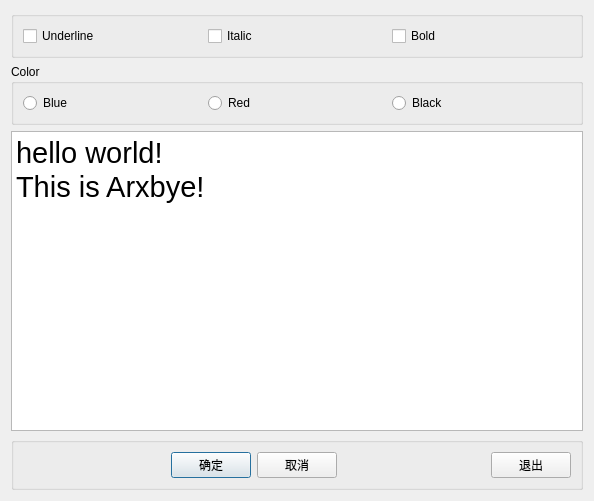
<?xml version="1.0" encoding="UTF-8"?>
<ui version="4.0">
 <class>Dialog</class>
 <widget class="QDialog" name="Dialog">
  <property name="geometry">
   <rect>
    <x>0</x>
    <y>0</y>
    <width>594</width>
    <height>501</height>
   </rect>
  </property>
  <property name="windowTitle">
   <string>Dialog</string>
  </property>
  <layout class="QVBoxLayout" name="verticalLayout">
   <item>
    <widget class="QGroupBox" name="groupBox">
     <property name="title">
      <string/>
     </property>
     <layout class="QHBoxLayout" name="horizontalLayout">
      <item>
       <widget class="QCheckBox" name="checkBoxUnderline">
        <property name="text">
         <string>Underline</string>
        </property>
       </widget>
      </item>
      <item>
       <widget class="QCheckBox" name="Italic">
        <property name="text">
         <string>Italic</string>
        </property>
       </widget>
      </item>
      <item>
       <widget class="QCheckBox" name="checkBox_Bold">
        <property name="text">
         <string>Bold</string>
        </property>
       </widget>
      </item>
     </layout>
    </widget>
   </item>
   <item>
    <widget class="QGroupBox" name="groupBox_2">
     <property name="title">
      <string>Color</string>
     </property>
     <layout class="QHBoxLayout" name="horizontalLayout_2">
      <item>
       <widget class="QRadioButton" name="Blue">
        <property name="text">
         <string>Blue</string>
        </property>
       </widget>
      </item>
      <item>
       <widget class="QRadioButton" name="Red">
        <property name="text">
         <string>Red</string>
        </property>
       </widget>
      </item>
      <item>
       <widget class="QRadioButton" name="Black">
        <property name="text">
         <string>Black</string>
        </property>
       </widget>
      </item>
     </layout>
    </widget>
   </item>
   <item>
    <widget class="QTextEdit" name="textEdit">
     <property name="font">
      <font>
       <pointsize>20</pointsize>
      </font>
     </property>
     <property name="html">
      <string>&lt;!DOCTYPE HTML PUBLIC &quot;-//W3C//DTD HTML 4.0//EN&quot; &quot;http://www.w3.org/TR/REC-html40/strict.dtd&quot;&gt;
&lt;html&gt;&lt;head&gt;&lt;meta name=&quot;qrichtext&quot; content=&quot;1&quot; /&gt;&lt;style type=&quot;text/css&quot;&gt;
p, li { white-space: pre-wrap; }
&lt;/style&gt;&lt;/head&gt;&lt;body style=&quot; font-family:'SimSun'; font-size:20pt; font-weight:400; font-style:normal;&quot;&gt;
&lt;p style=&quot; margin-top:0px; margin-bottom:0px; margin-left:0px; margin-right:0px; -qt-block-indent:0; text-indent:0px;&quot;&gt;&lt;span style=&quot; font-family:'SimSun'; font-size:22pt;&quot;&gt;hello world!&lt;/span&gt;&lt;/p&gt;
&lt;p style=&quot; margin-top:0px; margin-bottom:0px; margin-left:0px; margin-right:0px; -qt-block-indent:0; text-indent:0px;&quot;&gt;&lt;span style=&quot; font-family:'SimSun'; font-size:22pt;&quot;&gt;This is Arxbye!&lt;/span&gt;&lt;/p&gt;&lt;/body&gt;&lt;/html&gt;</string>
     </property>
    </widget>
   </item>
   <item>
    <widget class="QGroupBox" name="groupBox_3">
     <property name="title">
      <string/>
     </property>
     <layout class="QHBoxLayout" name="horizontalLayout_3">
      <item>
       <spacer name="horizontalSpacer">
        <property name="orientation">
         <enum>Qt::Horizontal</enum>
        </property>
        <property name="sizeHint" stdset="0">
         <size>
          <width>188</width>
          <height>20</height>
         </size>
        </property>
       </spacer>
      </item>
      <item>
       <widget class="QPushButton" name="pushButtonOK">
        <property name="text">
         <string>确定</string>
        </property>
       </widget>
      </item>
      <item>
       <widget class="QPushButton" name="pushButtonConcel">
        <property name="text">
         <string>取消</string>
        </property>
       </widget>
      </item>
      <item>
       <spacer name="horizontalSpacer_2">
        <property name="orientation">
         <enum>Qt::Horizontal</enum>
        </property>
        <property name="sizeHint" stdset="0">
         <size>
          <width>187</width>
          <height>20</height>
         </size>
        </property>
       </spacer>
      </item>
      <item>
       <widget class="QPushButton" name="pushButtonClose">
        <property name="text">
         <string>退出</string>
        </property>
       </widget>
      </item>
     </layout>
    </widget>
   </item>
  </layout>
 </widget>
 <resources/>
 <connections>
  <connection>
   <sender>pushButtonOK</sender>
   <signal>clicked()</signal>
   <receiver>Dialog</receiver>
   <slot>accept()</slot>
   <hints>
    <hint type="sourcelabel">
     <x>216</x>
     <y>470</y>
    </hint>
    <hint type="destinationlabel">
     <x>296</x>
     <y>250</y>
    </hint>
   </hints>
  </connection>
  <connection>
   <sender>pushButtonConcel</sender>
   <signal>clicked()</signal>
   <receiver>Dialog</receiver>
   <slot>reject()</slot>
   <hints>
    <hint type="sourcelabel">
     <x>297</x>
     <y>470</y>
    </hint>
    <hint type="destinationlabel">
     <x>296</x>
     <y>250</y>
    </hint>
   </hints>
  </connection>
  <connection>
   <sender>pushButtonClose</sender>
   <signal>clicked()</signal>
   <receiver>Dialog</receiver>
   <slot>close()</slot>
   <hints>
    <hint type="sourcelabel">
     <x>537</x>
     <y>470</y>
    </hint>
    <hint type="destinationlabel">
     <x>296</x>
     <y>250</y>
    </hint>
   </hints>
  </connection>
 </connections>
</ui>
